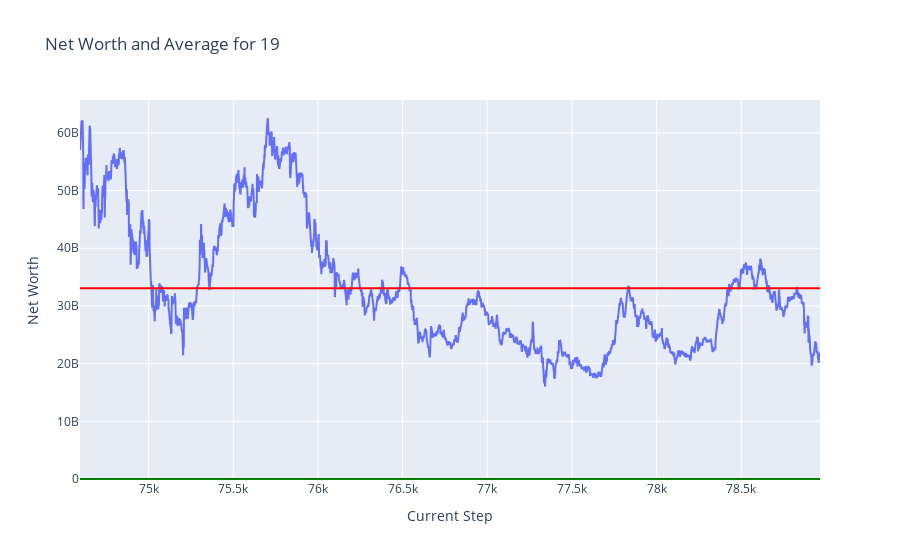
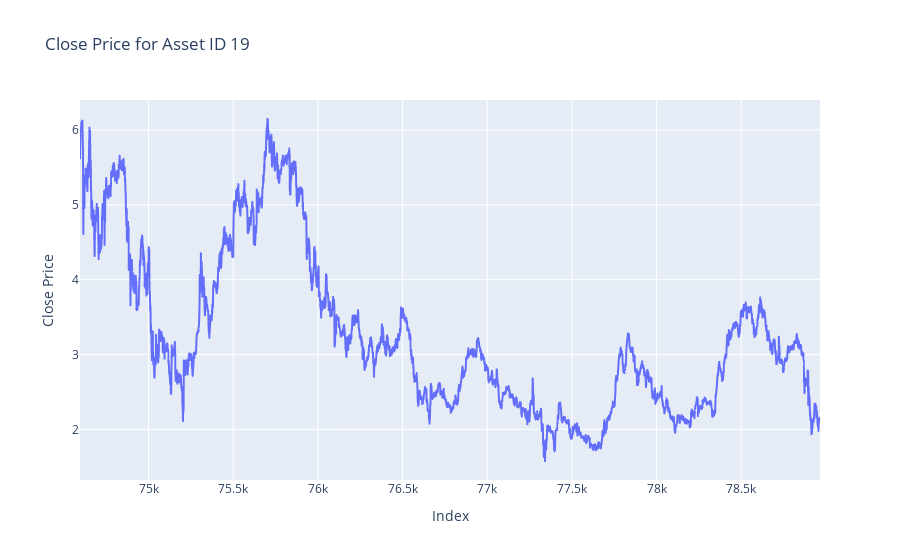
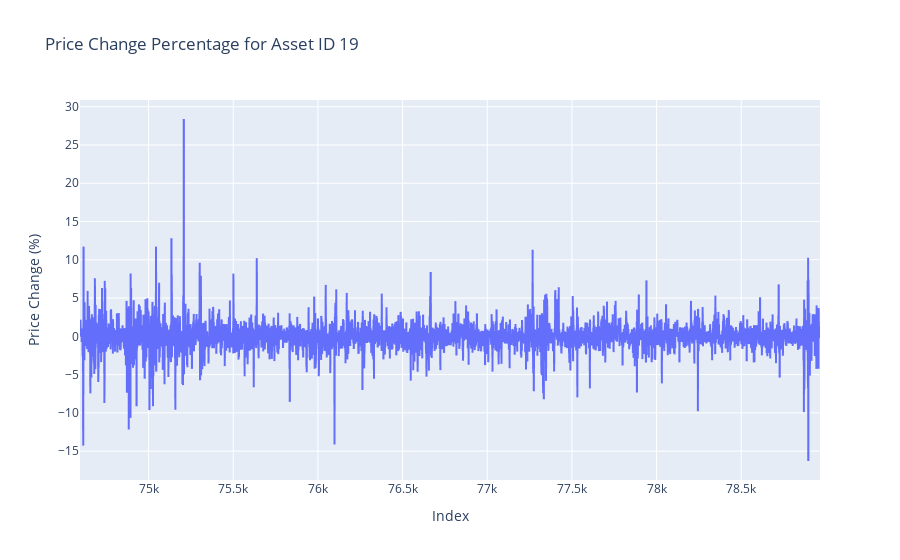
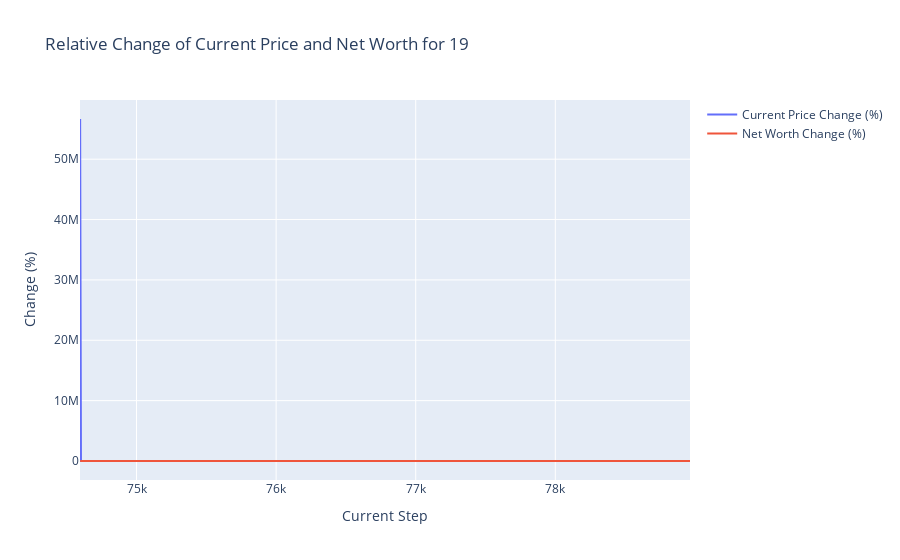

Notebook code for these charts, in order:
### Markdown cell above
## Plots

### Code cell
token = 19
plot_token_data(df = train_hist_df, token = token)
plot_close_by_asset(df= train_df, asset_id= token)
plot_price_change_by_asset(df= train_df, asset_id= token)
plot_relative_change_by_token(df = train_hist_df, token = token)

### Figure 1 — Plotly figure (JSON) as saved in the notebook; plotly's stock layout.template omitted (floating-point values rounded to 4 significant figures; data arrays with more than 128 entries replaced by an {"elided": "..."} marker saying what was removed)
{"data": [{"mode": "lines", "name": "Net Worth", "type": "scatter", "x": {"elided": "4371 int values"}, "y": {"elided": "4371 float values"}}], "layout": {"shapes": [{"line": {"color": "green"}, "name": "Net Worth = 1000", "type": "line", "x0": 0, "x1": 1, "xref": "x domain", "y0": 1000, "y1": 1000, "yref": "y"}, {"line": {"color": "red"}, "name": "Average Net Worth = 33087641009.11", "type": "line", "x0": 0, "x1": 1, "xref": "x domain", "y0": 33090000000.0, "y1": 33090000000.0, "yref": "y"}], "title": {"text": "Net Worth and Average for 19"}, "xaxis": {"title": {"text": "Current Step"}}, "yaxis": {"title": {"text": "Net Worth"}}}}

### Figure 2 — Plotly figure (JSON) as saved in the notebook; plotly's stock layout.template omitted (floating-point values rounded to 4 significant figures; data arrays with more than 128 entries replaced by an {"elided": "..."} marker saying what was removed)
{"data": [{"hovertemplate": "Index=%{x}<br>Close Price=%{y}<extra></extra>", "legendgroup": "", "line": {"color": "#636efa", "dash": "solid"}, "marker": {"symbol": "circle"}, "mode": "lines", "name": "", "showlegend": false, "type": "scattergl", "x": {"elided": "4371 int values"}, "xaxis": "x", "y": {"elided": "4371 float values"}, "yaxis": "y"}], "layout": {"legend": {"tracegroupgap": 0}, "title": {"text": "Close Price for Asset ID 19"}, "xaxis": {"anchor": "y", "domain": [0, 1], "title": {"text": "Index"}}, "yaxis": {"anchor": "x", "domain": [0, 1], "title": {"text": "Close Price"}}}}

### Figure 3 — Plotly figure (JSON) as saved in the notebook; plotly's stock layout.template omitted (floating-point values rounded to 4 significant figures; data arrays with more than 128 entries replaced by an {"elided": "..."} marker saying what was removed)
{"data": [{"hovertemplate": "Index=%{x}<br>Price Change (%)=%{y}<extra></extra>", "legendgroup": "", "line": {"color": "#636efa", "dash": "solid"}, "marker": {"symbol": "circle"}, "mode": "lines", "name": "", "showlegend": false, "type": "scattergl", "x": {"elided": "4371 int values"}, "xaxis": "x", "y": {"elided": "4371 float values"}, "yaxis": "y"}], "layout": {"legend": {"tracegroupgap": 0}, "title": {"text": "Price Change Percentage for Asset ID 19"}, "xaxis": {"anchor": "y", "domain": [0, 1], "title": {"text": "Index"}}, "yaxis": {"anchor": "x", "domain": [0, 1], "title": {"text": "Price Change (%)"}}}}

### Figure 4 — Plotly figure (JSON) as saved in the notebook; plotly's stock layout.template omitted (floating-point values rounded to 4 significant figures; data arrays with more than 128 entries replaced by an {"elided": "..."} marker saying what was removed)
{"data": [{"mode": "lines", "name": "Current Price Change (%)", "type": "scatter", "x": {"elided": "4371 int values"}, "y": {"elided": "4371 float values"}}, {"mode": "lines", "name": "Net Worth Change (%)", "type": "scatter", "x": {"elided": "4371 int values"}, "y": {"elided": "4371 float values"}}], "layout": {"title": {"text": "Relative Change of Current Price and Net Worth for 19"}, "xaxis": {"title": {"text": "Current Step"}}, "yaxis": {"title": {"text": "Change (%)"}}}}
